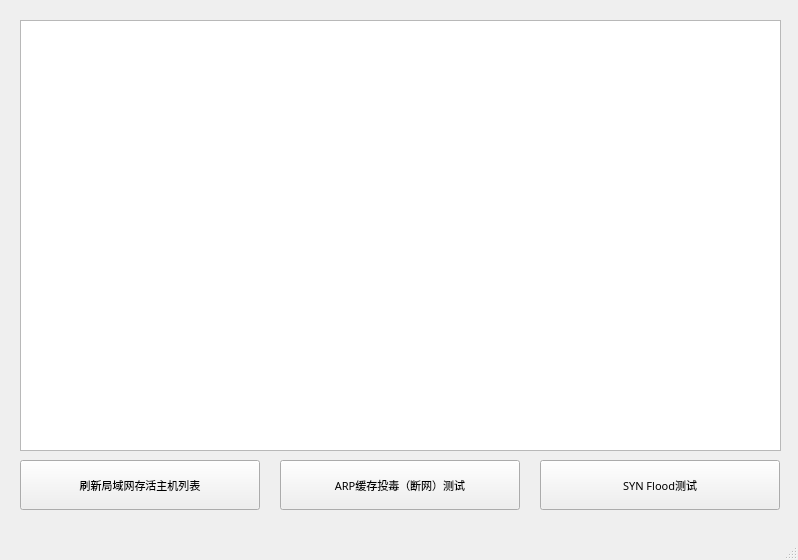
<?xml version="1.0" encoding="UTF-8"?>
<ui version="4.0">
 <class>MainWindow</class>
 <widget class="QMainWindow" name="MainWindow">
  <property name="geometry">
   <rect>
    <x>0</x>
    <y>0</y>
    <width>798</width>
    <height>560</height>
   </rect>
  </property>
  <property name="windowTitle">
   <string>局域网网络安全测试工具</string>
  </property>
  <widget class="QWidget" name="centralwidget">
   <widget class="QListView" name="listView">
    <property name="geometry">
     <rect>
      <x>20</x>
      <y>20</y>
      <width>761</width>
      <height>431</height>
     </rect>
    </property>
   </widget>
   <widget class="QPushButton" name="refreshButton">
    <property name="geometry">
     <rect>
      <x>20</x>
      <y>460</y>
      <width>240</width>
      <height>50</height>
     </rect>
    </property>
    <property name="font">
     <font>
      <family>微软雅黑</family>
      <pointsize>8</pointsize>
     </font>
    </property>
    <property name="text">
     <string>刷新局域网存活主机列表</string>
    </property>
   </widget>
   <widget class="QPushButton" name="arpPoisonButton">
    <property name="geometry">
     <rect>
      <x>280</x>
      <y>460</y>
      <width>240</width>
      <height>50</height>
     </rect>
    </property>
    <property name="font">
     <font>
      <family>微软雅黑</family>
      <pointsize>8</pointsize>
     </font>
    </property>
    <property name="text">
     <string>ARP缓存投毒（断网）测试</string>
    </property>
   </widget>
   <widget class="QPushButton" name="synFloodButton">
    <property name="geometry">
     <rect>
      <x>540</x>
      <y>460</y>
      <width>240</width>
      <height>50</height>
     </rect>
    </property>
    <property name="sizePolicy">
     <sizepolicy hsizetype="Preferred" vsizetype="Fixed">
      <horstretch>0</horstretch>
      <verstretch>0</verstretch>
     </sizepolicy>
    </property>
    <property name="font">
     <font>
      <family>微软雅黑</family>
      <pointsize>8</pointsize>
     </font>
    </property>
    <property name="text">
     <string>SYN Flood测试</string>
    </property>
   </widget>
  </widget>
  <widget class="QMenuBar" name="menubar">
   <property name="geometry">
    <rect>
     <x>0</x>
     <y>0</y>
     <width>798</width>
     <height>22</height>
    </rect>
   </property>
  </widget>
  <widget class="QStatusBar" name="statusbar"/>
 </widget>
 <resources/>
 <connections/>
</ui>
